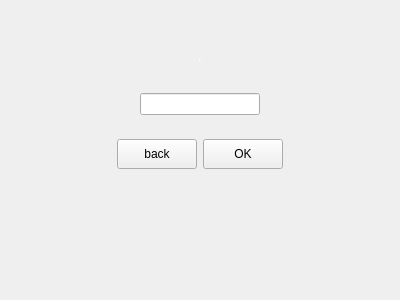
<?xml version="1.0" encoding="UTF-8"?>
<ui version="4.0">
 <class>search</class>
 <widget class="QWidget" name="search">
  <property name="geometry">
   <rect>
    <x>0</x>
    <y>0</y>
    <width>400</width>
    <height>300</height>
   </rect>
  </property>
  <property name="windowTitle">
   <string>Form</string>
  </property>
  <layout class="QVBoxLayout" name="verticalLayout">
   <item>
    <spacer name="verticalSpacer">
     <property name="orientation">
      <enum>Qt::Vertical</enum>
     </property>
     <property name="sizeType">
      <enum>QSizePolicy::Maximum</enum>
     </property>
     <property name="sizeHint" stdset="0">
      <size>
       <width>20</width>
       <height>38</height>
      </size>
     </property>
    </spacer>
   </item>
   <item>
    <widget class="QWidget" name="widget" native="true">
     <layout class="QHBoxLayout" name="horizontalLayout">
      <item>
       <spacer name="horizontalSpacer">
        <property name="orientation">
         <enum>Qt::Horizontal</enum>
        </property>
        <property name="sizeHint" stdset="0">
         <size>
          <width>127</width>
          <height>20</height>
         </size>
        </property>
       </spacer>
      </item>
      <item>
       <widget class="QLabel" name="label">
        <property name="font">
         <font>
          <family>微软雅黑</family>
          <pointsize>-1</pointsize>
          <weight>50</weight>
          <italic>false</italic>
          <bold>false</bold>
         </font>
        </property>
        <property name="styleSheet">
         <string notr="true">font: normal normal 25px &quot;微软雅黑&quot;;
color: white;</string>
        </property>
        <property name="text">
         <string>输入：</string>
        </property>
       </widget>
      </item>
      <item>
       <spacer name="horizontalSpacer_2">
        <property name="orientation">
         <enum>Qt::Horizontal</enum>
        </property>
        <property name="sizeHint" stdset="0">
         <size>
          <width>127</width>
          <height>20</height>
         </size>
        </property>
       </spacer>
      </item>
     </layout>
    </widget>
   </item>
   <item>
    <widget class="QWidget" name="widget_2" native="true">
     <layout class="QHBoxLayout" name="horizontalLayout_2">
      <item>
       <spacer name="horizontalSpacer_3">
        <property name="orientation">
         <enum>Qt::Horizontal</enum>
        </property>
        <property name="sizeHint" stdset="0">
         <size>
          <width>120</width>
          <height>20</height>
         </size>
        </property>
       </spacer>
      </item>
      <item>
       <widget class="QLineEdit" name="lineEdit">
        <property name="text">
         <string/>
        </property>
       </widget>
      </item>
      <item>
       <spacer name="horizontalSpacer_4">
        <property name="orientation">
         <enum>Qt::Horizontal</enum>
        </property>
        <property name="sizeHint" stdset="0">
         <size>
          <width>120</width>
          <height>20</height>
         </size>
        </property>
       </spacer>
      </item>
     </layout>
    </widget>
   </item>
   <item>
    <widget class="QWidget" name="widget_3" native="true">
     <layout class="QHBoxLayout" name="horizontalLayout_3">
      <item>
       <spacer name="horizontalSpacer_5">
        <property name="orientation">
         <enum>Qt::Horizontal</enum>
        </property>
        <property name="sizeHint" stdset="0">
         <size>
          <width>141</width>
          <height>20</height>
         </size>
        </property>
       </spacer>
      </item>
      <item>
       <widget class="QPushButton" name="pushButton_2">
        <property name="minimumSize">
         <size>
          <width>80</width>
          <height>30</height>
         </size>
        </property>
        <property name="maximumSize">
         <size>
          <width>80</width>
          <height>30</height>
         </size>
        </property>
        <property name="text">
         <string>back</string>
        </property>
       </widget>
      </item>
      <item>
       <widget class="QPushButton" name="pushButton">
        <property name="minimumSize">
         <size>
          <width>80</width>
          <height>30</height>
         </size>
        </property>
        <property name="maximumSize">
         <size>
          <width>80</width>
          <height>30</height>
         </size>
        </property>
        <property name="text">
         <string>OK</string>
        </property>
       </widget>
      </item>
      <item>
       <spacer name="horizontalSpacer_6">
        <property name="orientation">
         <enum>Qt::Horizontal</enum>
        </property>
        <property name="sizeHint" stdset="0">
         <size>
          <width>141</width>
          <height>20</height>
         </size>
        </property>
       </spacer>
      </item>
     </layout>
    </widget>
   </item>
   <item>
    <spacer name="verticalSpacer_2">
     <property name="orientation">
      <enum>Qt::Vertical</enum>
     </property>
     <property name="sizeHint" stdset="0">
      <size>
       <width>20</width>
       <height>120</height>
      </size>
     </property>
    </spacer>
   </item>
  </layout>
 </widget>
 <resources/>
 <connections/>
</ui>
